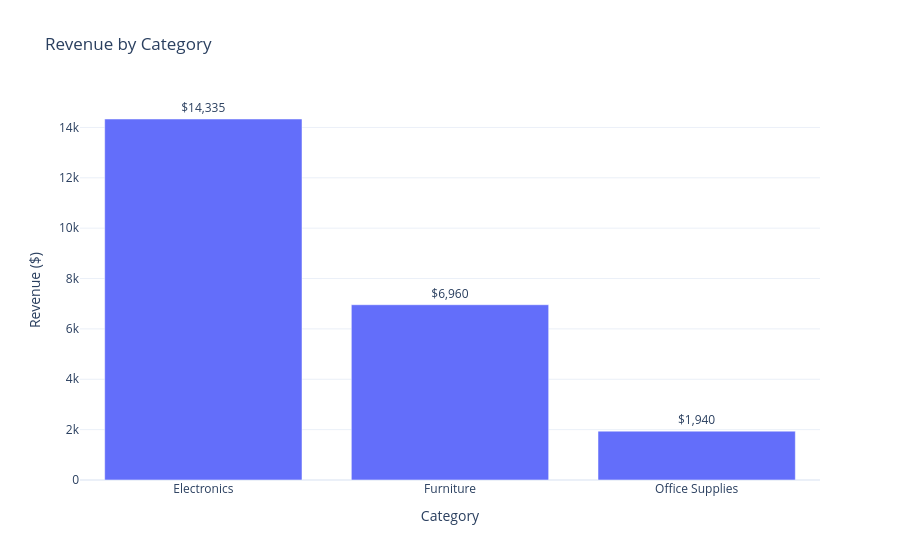

Source (notebook cell):
### Code cell
fig = px.bar(
    category_revenue.reset_index(),
    x="Category",
    y="Revenue",
    title="Revenue by Category",
    text="Revenue"
)

fig.update_traces(
    texttemplate="$%{text:,.0f}",
    textposition="outside"
)

fig.update_layout(
    xaxis_title="Category",
    yaxis_title="Revenue ($)",
    template="plotly_white"
)

fig.show()

### Figure 1 — Plotly figure (JSON) as saved in the notebook; plotly's stock layout.template omitted (floating-point values rounded to 4 significant figures)
{"data": [{"hovertemplate": "Category=%{x}<br>Revenue=%{text}<extra></extra>", "legendgroup": "", "marker": {"color": "#636efa", "pattern": {"shape": ""}}, "name": "", "orientation": "v", "showlegend": false, "text": [14340.0, 6960.0, 1940.0], "textposition": "outside", "texttemplate": "$%{text:,.0f}", "type": "bar", "x": ["Electronics", "Furniture", "Office Supplies"], "xaxis": "x", "y": [14335, 6960, 1940], "yaxis": "y"}], "layout": {"barmode": "relative", "legend": {"tracegroupgap": 0}, "title": {"text": "Revenue by Category"}, "xaxis": {"anchor": "y", "domain": [0, 1], "title": {"text": "Category"}}, "yaxis": {"anchor": "x", "domain": [0, 1], "title": {"text": "Revenue ($)"}}}}
